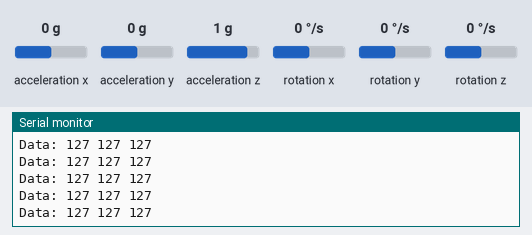
Simulated run of this sketch. Board: ESP32. Parts: the last lines printed to the serial monitor. The test bench sets the inputs (shaded band); at power-on: acceleration x 0 g, acceleration y 0 g, acceleration z 1 g, rotation z 0 °/s, rotation x 0 °/s, rotation y 0 °/s. Nothing arrives over Bluetooth unless stated.

Above: at 1.7 s.
1.8 s: acceleration x set to -1.4 g
At 1.83 s:
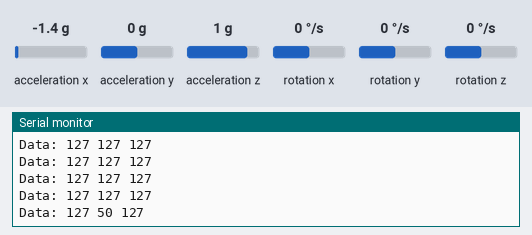
3.3 s: acceleration y set to -1.4 g
At 3.32 s:
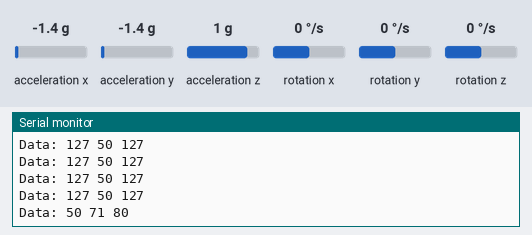
4.8 s: acceleration z set to -1.4 g
At 4.8 s:
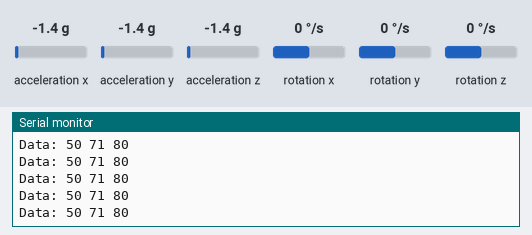
6.3 s: rotation z set to -192 °/s
At 6.35 s:
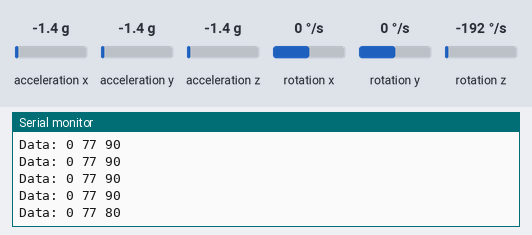
Timing chart, 0 to 8.8 s (numbered marks = the images above; inputs shaded):
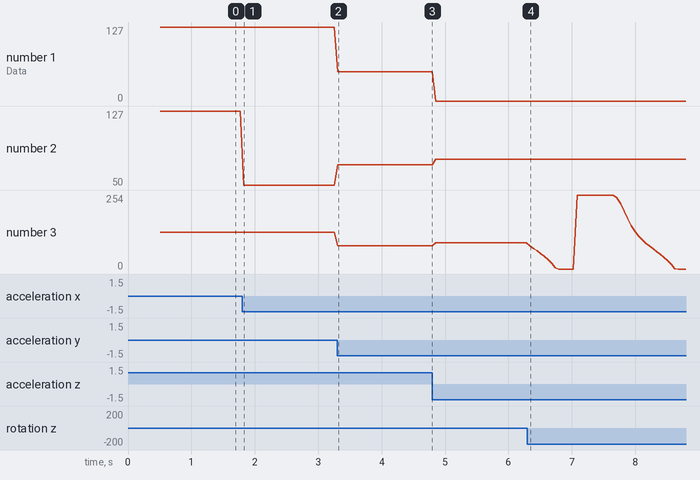

Measured:
- after the input at 1.8 s, the serial monitor: prints a new line at once (image 1)
- after the input at 3.3 s, the serial monitor: prints a new line at once (image 2)
- after the input at 6.3 s, the serial monitor: prints a new line at once (image 4)
- plotted number 1: 50 → 0 after the input at 4.8 s
- plotted number 2: 127 → 50 after the input at 1.8 s, 50 → 71 after the input at 3.3 s, 71 → 77 after the input at 4.8 s
- plotted number 3: 127 → 80 after the input at 3.3 s, 80 → 90 after the input at 4.8 s

The sketch:

GESTURE_TRANSMITTER.ino
```cpp
#include <BluetoothSerial.h>
#include "I2Cdev.h"
#include "MPU6050_6Axis_MotionApps20.h"

BluetoothSerial SerialBT;

String MACadd = "A8:42:E3:AB:B6:7E"; // Write Robot's MAC address
uint8_t address[6] = {0xA8, 0x42, 0xE3, 0xAB, 0xB6, 0x7E}; // Write Drone side MAC address in HEX

// MPU control/status vars
MPU6050 mpu;
bool dmpReady = false;
uint8_t devStatus;
uint8_t fifoBuffer[64];
Quaternion q;
VectorFloat gravity;
float ypr[3];

void setupMPU() {
  Wire.begin();
  Wire.setClock(400000); // 400kHz I2C clock. Comment this line if having compilation difficulties
  mpu.initialize();
  devStatus = mpu.dmpInitialize();
  if (devStatus == 0) {
    mpu.CalibrateAccel(6);
    mpu.CalibrateGyro(6);
    mpu.setDMPEnabled(true);
    dmpReady = true;
  }
}

void setup() {
  Serial.begin(115200);
  SerialBT.begin("ESP32_MPU6050", true);
  Serial.println("The device started in master mode, make sure the remote BT device is on!");

  if (SerialBT.connect(address)) {
    Serial.println("Connected Successfully!");
  } else {
    while (!SerialBT.connected(10000)) {
      Serial.println("Failed to connect. Make sure the remote device is available and in range, then restart the app.");
    }
  }

  setupMPU();
}

void loop() {
  uint8_t send_data[3];

  if (!dmpReady) {
    Serial.println("MPU initialization failed. Check your connections and try again.");
    delay(1000); // Wait for a moment before retrying
    return;
  }

  if (mpu.dmpGetCurrentFIFOPacket(fifoBuffer)) {
    mpu.dmpGetQuaternion(&q, fifoBuffer);
    mpu.dmpGetGravity(&gravity, &q);
    mpu.dmpGetYawPitchRoll(ypr, &q, &gravity);

    int xAxisValue = constrain(ypr[2] * 180 / M_PI, -90, 90);
    int yAxisValue = constrain(ypr[1] * 180 / M_PI, -90, 90);
    int zAxisValue = constrain(ypr[0] * 180 / M_PI, -90, 90);

    int xAxis = map(xAxisValue, -90, 90, 0, 254);
    int yAxis = map(yAxisValue, -90, 90, 0, 254);
    int zAxis = map(zAxisValue, -90, 90, 0, 254);

    send_data[0] = xAxis;
    send_data[1] = yAxis;
    send_data[2] = zAxis;

    Serial.print("Data: ");
    for (int i = 0; i < 3; i++) {
      Serial.print(send_data[i]);
      Serial.print(" ");
    }
    Serial.println();

    SerialBT.write(send_data, 3);
    delay(50);
  }
}
```
